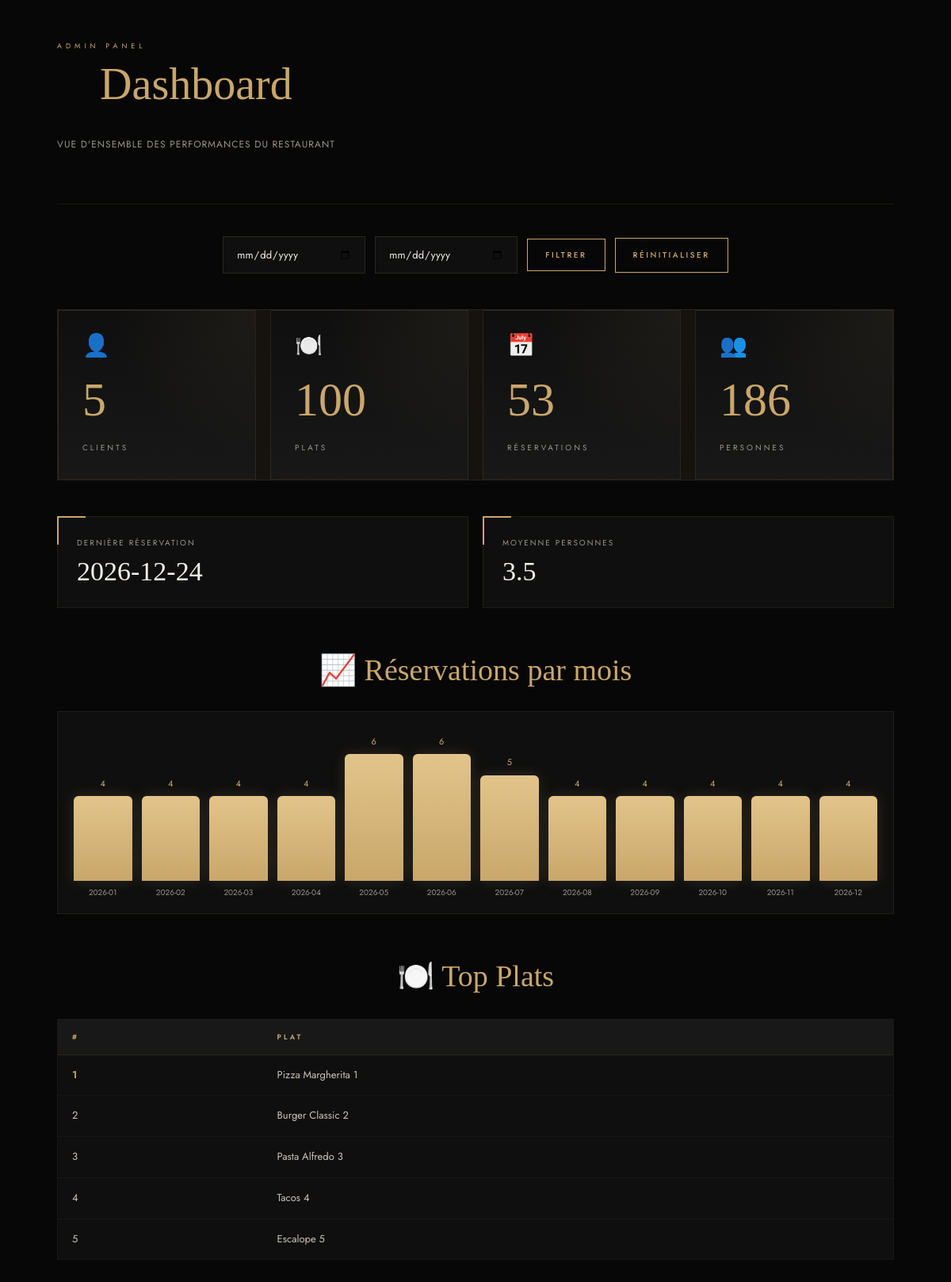
Page /admin/dashboard.php (signed in) on the committed database.
### tables this page shows
CREATE TABLE IF NOT EXISTS `reservations` (
  `id` int NOT NULL AUTO_INCREMENT,
  `nom` varchar(100) NOT NULL,
  `user_id` int DEFAULT NULL,
  `date_reservation` date DEFAULT NULL,
  `heure` time DEFAULT NULL,
  `personnes` int DEFAULT NULL,
  PRIMARY KEY (`id`)
);

CREATE TABLE IF NOT EXISTS `plats` (
  `id` int NOT NULL AUTO_INCREMENT,
  `nom` varchar(255) NOT NULL,
  `prix` float DEFAULT NULL,
  `categorie` varchar(255) NOT NULL,
  `description` text,
  `image` varchar(255) DEFAULT NULL,
  PRIMARY KEY (`id`)
);

### admin/dashboard.php (the view, shortened to what this page needs)
<?php
include '../config/db.php';
$from = $_GET['from'] ?? '';
$to   = $_GET['to'] ?? '';
$where = "WHERE 1=1";
$clients = mysqli_fetch_row(mysqli_query($conn, "SELECT COUNT(*) FROM users"))[0];
$plats = mysqli_fetch_row(mysqli_query($conn, "SELECT COUNT(*) FROM plats"))[0];
$reservations = mysqli_fetch_row(
    mysqli_query($conn, "SELECT COUNT(*) FROM reservations $where")
)[0];
$personnes = mysqli_fetch_row(
    mysqli_query($conn, "SELECT COALESCE(SUM(personnes),0) FROM reservations $where")
)[0];
$last_query = mysqli_query($conn, "
    SELECT date_reservation
    FROM reservations
    $where
    ORDER BY date_reservation DESC
    LIMIT 1
");
$last = mysqli_fetch_assoc($last_query);
$chart_query = mysqli_query($conn, "
    SELECT
        DATE_FORMAT(date_reservation, '%Y-%m') AS m,
        COUNT(*) AS n
    FROM reservations
    $where
    GROUP BY DATE_FORMAT(date_reservation, '%Y-%m')
    ORDER BY DATE_FORMAT(date_reservation, '%Y-%m')
");
$chart_data = [];
$max_value = 1;
while ($row = mysqli_fetch_assoc($chart_query)) {
    $chart_data[] = $row;
    if ($row['n'] > $max_value) {
        $max_value = $row['n'];
    }
}
$top_query = mysqli_query($conn, "
    SELECT nom
    FROM plats
    LIMIT 5
");
?>
<!DOCTYPE html>
<html lang="fr">
<head>
    <link rel="stylesheet" href="../assets/css/style.css">
    <link rel="stylesheet" href="../assets/css/admin.css">
    <link rel="stylesheet" href="../assets/css/dashboard.css">
</head>
<body>
<div class="admin-wrapper">
    <div class="page-header">
        <div class="page-header-left">
            <span class="page-tag">ADMIN PANEL</span>
            <h1 class="dashboard-title">Dashboard</h1>
            <p class="dashboard-subtitle">
                Vue d'ensemble des performances du restaurant
            </p>
        </div>
    </div>
    <form method="GET" class="filter-box">
        <input type="date" name="from" value="<?= htmlspecialchars($from) ?>">
        <input type="date" name="to" value="<?= htmlspecialchars($to) ?>">
        <button type="submit">Filtrer</button>
        <a href="dashboard.php" class="reset-btn">Réinitialiser</a>
    </form>
    <div class="cards">
        <div class="card">
            <div class="card-icon">👤</div>
            <h2><?= $clients ?></h2>
            <p>Clients</p>
        </div>
        <div class="card">
            <div class="card-icon">🍽️</div>
            <h2><?= $plats ?></h2>
            <p>Plats</p>
        </div>
        <div class="card">
            <div class="card-icon">📅</div>
            <h2><?= $reservations ?></h2>
            <p>Réservations</p>
        </div>
        <div class="card">
            <div class="card-icon">👥</div>
            <h2><?= $personnes ?></h2>
            <p>Personnes</p>
        </div>
    </div>
    <div class="info-grid">
        <div class="info-box">
            <p>Dernière réservation</p>
            <h3>
                <?= !empty($last['date_reservation'])
                    ? htmlspecialchars($last['date_reservation'])
                    : 'Aucune'
                ?>
            </h3>
        </div>
        <div class="info-box">
            <p>Moyenne personnes</p>
            <h3>
                <?= $reservations > 0 ? round($personnes / $reservations, 1) : 0 ?>
            </h3>
        </div>
    </div>
    <h2 class="dashboard-section-title">📈 Réservations par mois</h2>
    <?php if (!empty($chart_data)): ?>
        <div class="chart">
            <?php foreach ($chart_data as $item): ?>
                <?php $height = ($item['n'] / $max_value) * 160; ?>
                <div class="chart-item">
                    <div class="chart-value"><?= $item['n'] ?></div>
                    <div class="chart-bar" style="height: <?= $height ?>px;"></div>
                    <div class="chart-label"><?= htmlspecialchars($item['m']) ?></div>
                </div>
            <?php endforeach; ?>
        </div>
    <?php else: ?>
        <div class="dashboard-empty">
            Aucune donnée disponible pour la période sélectionnée.
        </div>
    <?php endif; ?>
    <h2 class="dashboard-section-title">🍽️ Top Plats</h2>
    <div class="table-container">
        <table class="admin-table">
            <thead>
                <tr>
                    <th>#</th>
                    <th>Plat</th>
                </tr>
            </thead>
            <tbody>
                <?php $i = 1; while ($p = mysqli_fetch_assoc($top_query)): ?>
                    <tr>
                        <td><?= $i++ ?></td>
                        <td><?= htmlspecialchars($p['nom']) ?></td>
                    </tr>
                <?php endwhile; ?>
            </tbody>
        </table>
    </div>
</div>
</body>
</html>

### assets/css/style.css (style rules this page uses)
:root { --or: #c9a76b; --or-light: #e2c48a; --or-dark: #a07840; --noir: #070707; --noir2: #0f0f0f; --noir3: #181818; --noir4: #222222; --blanc: #f5f0e8; --gris: #9a948a; --gris2: #c8c2b8; --font-title: 'Cormorant Garamond', Georgia, serif; --font-body: 'Jost', sans-serif; --ease: cubic-bezier(.25,.46,.45,.94); --t: .4s var(--ease); --shadow-gold: 0 8px 40px rgba(201,167,107,.18); --shadow-dark: 0 24px 60px rgba(0,0,0,.55); }
*, *::before, *::after { margin:0; padding:0; box-sizing:border-box; }
html { scroll-behavior:smooth; }
body { font-family: var(--font-body); background: var(--noir); color: var(--blanc); line-height: 1.75; overflow-x: hidden; }
a { text-decoration:none; transition: var(--t); }
.card { background:var(--noir3); border:1px solid rgba(201,167,107,.12); padding:28px; transition:var(--t); }

### assets/css/admin.css (style rules this page uses)
:root { --or: #c9a76b; --or-light: #e2c48a; --or-dark: #a07840; --noir: #070707; --noir2: #0f0f0f; --noir3: #181818; --noir4: #222222; --blanc: #f5f0e8; --gris: #9a948a; --gris2: #c8c2b8; --font-title: 'Cormorant Garamond', Georgia, serif; --font-body: 'Jost', sans-serif; --ease: cubic-bezier(.25, .46, .45, .94); --t: .4s var(--ease); --shadow-gold: 0 8px 40px rgba(201,167,107,.18); --shadow-dark: 0 24px 60px rgba(0,0,0,.55); }
*, *::before, *::after { margin: 0; padding: 0; box-sizing: border-box; }
html { scroll-behavior: smooth; }
body { font-family: var(--font-body); background: var(--noir); color: var(--blanc); line-height: 1.75; overflow-x: hidden; min-height: 100vh; display: flex; flex-direction: column; }
a { text-decoration: none; transition: var(--t); }
.admin-wrapper { flex: 1; padding: 50px 6% 60px; max-width: 1400px; width: 100%; margin: 0 auto; }
.page-header { display: flex; justify-content: space-between; align-items: flex-end; margin-bottom: 40px; padding-bottom: 24px; border-bottom: 1px solid rgba(201,167,107,.1); flex-wrap: wrap; gap: 20px; }
.page-header-left .page-tag { display: block; font-size: 9px; letter-spacing: 5px; text-transform: uppercase; color: var(--or); margin-bottom: 8px; }
h1 { font-family: var(--font-title); font-size: clamp(32px, 4vw, 52px); font-weight: 300; color: var(--blanc); line-height: 1.1; }
.page-header p { color: var(--gris); font-size: 12px; letter-spacing: 1px; margin-top: 6px; }
.cards { display: grid; grid-template-columns: repeat(auto-fit, minmax(210px, 1fr)); gap: 1px; background: rgba(201,167,107,.08); border: 1px solid rgba(201,167,107,.1); margin-bottom: 50px; }
.card { background: var(--noir2); padding: 36px 30px; display: flex; flex-direction: column; align-items: flex-start; gap: 12px; position: relative; overflow: hidden; transition: var(--t); cursor: default; }
.card::before { content: ''; position: absolute; top: 0; left: 0; width: 100%; height: 2px; background: var(--or); transform: scaleX(0); transform-origin: left; transition: transform var(--t); }
.card-icon { font-size: 26px; line-height: 1; opacity: .85; }
.card h2 { font-family: var(--font-title); font-size: 54px; font-weight: 300; color: var(--or); line-height: 1; margin: 0; }
.card p { font-size: 9px; letter-spacing: 3px; text-transform: uppercase; color: var(--gris); margin: 0; }
.table-container { width: 100%; overflow-x: auto; border: 1px solid rgba(201,167,107,.1); }
.admin-table { width: 100%; border-collapse: collapse; background: var(--noir2); font-size: 13px; }
.admin-table thead tr { background: var(--noir3); border-bottom: 1px solid rgba(201,167,107,.15); }
.admin-table th { padding: 14px 18px; text-align: left; font-family: var(--font-body); font-size: 9px; font-weight: 600; letter-spacing: 3px; text-transform: uppercase; color: var(--or); white-space: nowrap; }
.admin-table td { padding: 14px 18px; color: var(--gris2); border-bottom: 1px solid rgba(255,255,255,.03); vertical-align: middle; }
.admin-table tbody tr { transition: var(--t); }
.admin-table tbody tr:last-child td { border-bottom: none; }

### rows in the picture
reservations: date_reservation "2026-12-24"
plats: nom "Pizza Margherita 1"
plats: nom "Burger Classic 2"
plats: nom "Pasta Alfredo 3"
plats: nom "Tacos 4"
plats: nom "Escalope 5"

### other values in the picture
$clients "5"
$plats "100"
$reservations "53"
$personnes "186"
$personnes / $reservations "3.5"
$item['n'] "4"
$item['m'] "2026-01"
$item['m'] "2026-02"
$item['m'] "2026-03"
$item['m'] "2026-04"
$item['n'] "6"
$item['m'] "2026-05"
$item['m'] "2026-06"
$item['n'] "5"
$item['m'] "2026-07"
